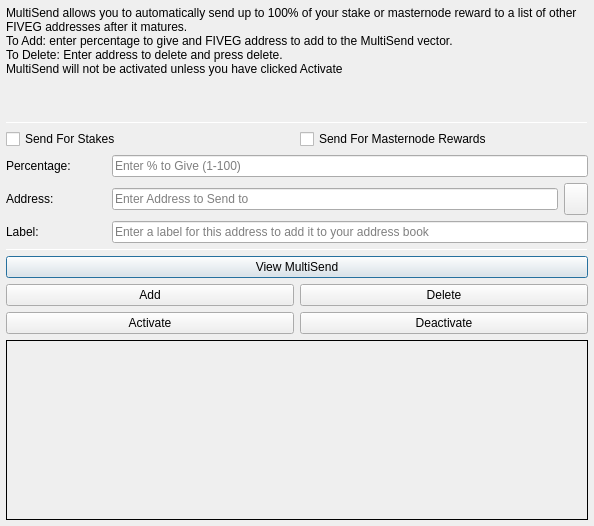
<?xml version="1.0" encoding="UTF-8"?>
<ui version="4.0">
 <class>MultiSendDialog</class>
 <widget class="QDialog" name="MultiSendDialog">
  <property name="windowModality">
   <enum>Qt::NonModal</enum>
  </property>
  <property name="geometry">
   <rect>
    <x>0</x>
    <y>0</y>
    <width>594</width>
    <height>526</height>
   </rect>
  </property>
  <property name="windowTitle">
   <string>MultiSend</string>
  </property>
  <layout class="QVBoxLayout" name="verticalLayout" stretch="0">
   <property name="margin">
    <number>6</number>
   </property>
   <item>
    <layout class="QVBoxLayout" name="verticalLayout_Main" stretch="1,1,1,0,1,1,1">
     <item>
      <widget class="QLabel" name="label_2">
       <property name="lineWidth">
        <number>1</number>
       </property>
       <property name="text">
        <string>MultiSend allows you to automatically send up to 100% of your stake or masternode reward to a list of other FIVEG addresses after it matures.
To Add: enter percentage to give and FIVEG address to add to the MultiSend vector.
To Delete: Enter address to delete and press delete.
MultiSend will not be activated unless you have clicked Activate</string>
       </property>
       <property name="alignment">
        <set>Qt::AlignLeading|Qt::AlignLeft|Qt::AlignTop</set>
       </property>
       <property name="wordWrap">
        <bool>true</bool>
       </property>
      </widget>
     </item>
     <item>
      <widget class="Line" name="line">
       <property name="minimumSize">
        <size>
         <width>0</width>
         <height>1</height>
        </size>
       </property>
       <property name="maximumSize">
        <size>
         <width>16777215</width>
         <height>1</height>
        </size>
       </property>
       <property name="orientation">
        <enum>Qt::Horizontal</enum>
       </property>
      </widget>
     </item>
     <item>
      <layout class="QVBoxLayout" name="verticalLayout_Settings">
       <item>
        <layout class="QHBoxLayout" name="horizontalLayout">
         <item>
          <widget class="QCheckBox" name="multiSendStakeCheckBox">
           <property name="text">
            <string>Send For Stakes</string>
           </property>
          </widget>
         </item>
         <item>
          <widget class="QCheckBox" name="multiSendMasternodeCheckBox">
           <property name="text">
            <string>Send For Masternode Rewards</string>
           </property>
          </widget>
         </item>
        </layout>
       </item>
       <item>
        <layout class="QHBoxLayout" name="horizontalLayout_6">
         <item>
          <widget class="QLabel" name="label">
           <property name="minimumSize">
            <size>
             <width>100</width>
             <height>0</height>
            </size>
           </property>
           <property name="toolTip">
            <string>Percentage of stake to send</string>
           </property>
           <property name="text">
            <string>Percentage:</string>
           </property>
          </widget>
         </item>
         <item>
          <widget class="QLineEdit" name="multiSendPercentEdit">
           <property name="toolTip">
            <string>Enter whole numbers 1 - 100</string>
           </property>
           <property name="placeholderText">
            <string>Enter % to Give (1-100)</string>
           </property>
          </widget>
         </item>
        </layout>
       </item>
       <item>
        <layout class="QHBoxLayout" name="horizontalLayout_7">
         <item>
          <widget class="QLabel" name="label_5">
           <property name="minimumSize">
            <size>
             <width>100</width>
             <height>0</height>
            </size>
           </property>
           <property name="toolTip">
            <string>Address to send portion of stake to</string>
           </property>
           <property name="text">
            <string>Address:</string>
           </property>
          </widget>
         </item>
         <item>
          <widget class="QLineEdit" name="multiSendAddressEdit">
           <property name="toolTip">
            <string/>
           </property>
           <property name="placeholderText">
            <string>Enter Address to Send to</string>
           </property>
          </widget>
         </item>
         <item>
          <widget class="QToolButton" name="addressBookButton">
           <property name="maximumSize">
            <size>
             <width>16777215</width>
             <height>32</height>
            </size>
           </property>
           <property name="toolTip">
            <string>Choose an address from the address book</string>
           </property>
           <property name="text">
            <string/>
           </property>
           <property name="icon">
            <iconset resource="../fiveg.qrc">
             <normaloff>:/icons/address-book</normaloff>:/icons/address-book</iconset>
           </property>
           <property name="shortcut">
            <string>Alt+A</string>
           </property>
          </widget>
         </item>
        </layout>
       </item>
      </layout>
     </item>
     <item>
      <layout class="QHBoxLayout" name="horizontalLayout_3">
       <item>
        <widget class="QLabel" name="label_3">
         <property name="minimumSize">
          <size>
           <width>100</width>
           <height>0</height>
          </size>
         </property>
         <property name="text">
          <string>Label:</string>
         </property>
        </widget>
       </item>
       <item>
        <widget class="QLineEdit" name="labelAddressLabelEdit">
         <property name="placeholderText">
          <string>Enter a label for this address to add it to your address book</string>
         </property>
        </widget>
       </item>
      </layout>
     </item>
     <item>
      <widget class="Line" name="line_2">
       <property name="minimumSize">
        <size>
         <width>0</width>
         <height>1</height>
        </size>
       </property>
       <property name="maximumSize">
        <size>
         <width>16777215</width>
         <height>1</height>
        </size>
       </property>
       <property name="orientation">
        <enum>Qt::Horizontal</enum>
       </property>
      </widget>
     </item>
     <item>
      <layout class="QVBoxLayout" name="verticalLayout_Buttons">
       <item>
        <layout class="QHBoxLayout" name="horizontalLayout_4">
         <item>
          <widget class="QPushButton" name="viewButton">
           <property name="toolTip">
            <string/>
           </property>
           <property name="statusTip">
            <string>View MultiSend Vector</string>
           </property>
           <property name="text">
            <string>View MultiSend</string>
           </property>
          </widget>
         </item>
        </layout>
       </item>
       <item>
        <layout class="QHBoxLayout" name="horizontalLayout_2">
         <item>
          <widget class="QPushButton" name="addButton">
           <property name="toolTip">
            <string/>
           </property>
           <property name="statusTip">
            <string>Add to MultiSend Vector</string>
           </property>
           <property name="text">
            <string>Add</string>
           </property>
          </widget>
         </item>
         <item>
          <widget class="QPushButton" name="deleteButton">
           <property name="toolTip">
            <string/>
           </property>
           <property name="statusTip">
            <string>Delete Address From MultiSend Vector</string>
           </property>
           <property name="text">
            <string>Delete</string>
           </property>
          </widget>
         </item>
        </layout>
       </item>
       <item>
        <layout class="QHBoxLayout" name="horizontalLayout_5">
         <item>
          <widget class="QPushButton" name="activateButton">
           <property name="statusTip">
            <string>Activate MultiSend</string>
           </property>
           <property name="text">
            <string>Activate</string>
           </property>
          </widget>
         </item>
         <item>
          <widget class="QPushButton" name="disableButton">
           <property name="statusTip">
            <string>Deactivate MultiSend</string>
           </property>
           <property name="text">
            <string>Deactivate</string>
           </property>
          </widget>
         </item>
        </layout>
       </item>
      </layout>
     </item>
     <item>
      <widget class="QLabel" name="message">
       <property name="minimumSize">
        <size>
         <width>0</width>
         <height>180</height>
        </size>
       </property>
       <property name="frameShape">
        <enum>QFrame::Panel</enum>
       </property>
       <property name="frameShadow">
        <enum>QFrame::Plain</enum>
       </property>
       <property name="lineWidth">
        <number>1</number>
       </property>
       <property name="midLineWidth">
        <number>1</number>
       </property>
       <property name="text">
        <string/>
       </property>
       <property name="alignment">
        <set>Qt::AlignLeading|Qt::AlignLeft|Qt::AlignTop</set>
       </property>
       <property name="wordWrap">
        <bool>true</bool>
       </property>
      </widget>
     </item>
    </layout>
   </item>
  </layout>
 </widget>
 <resources>
  <include location="../fiveg.qrc"/>
 </resources>
 <connections/>
</ui>
